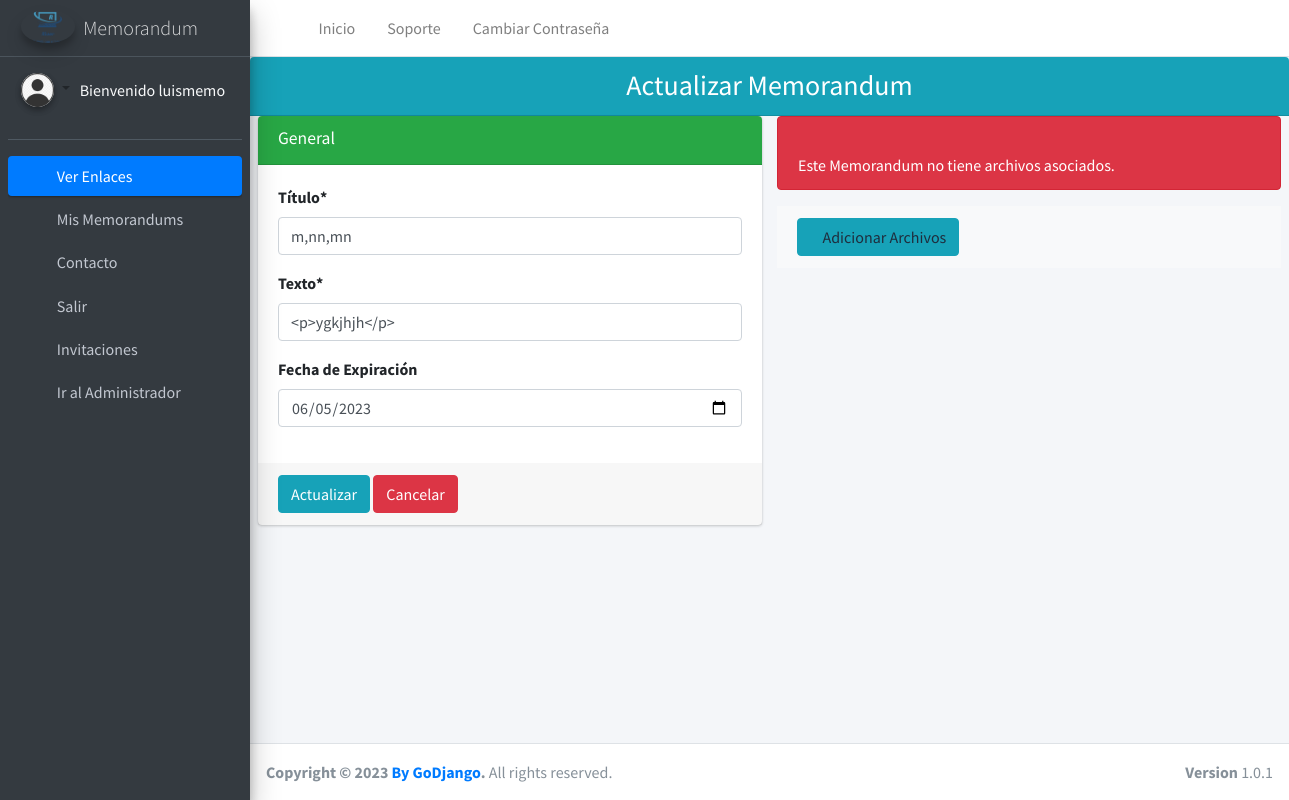
Page /memos/update_memo/43 (signed in) on the earlier database version.
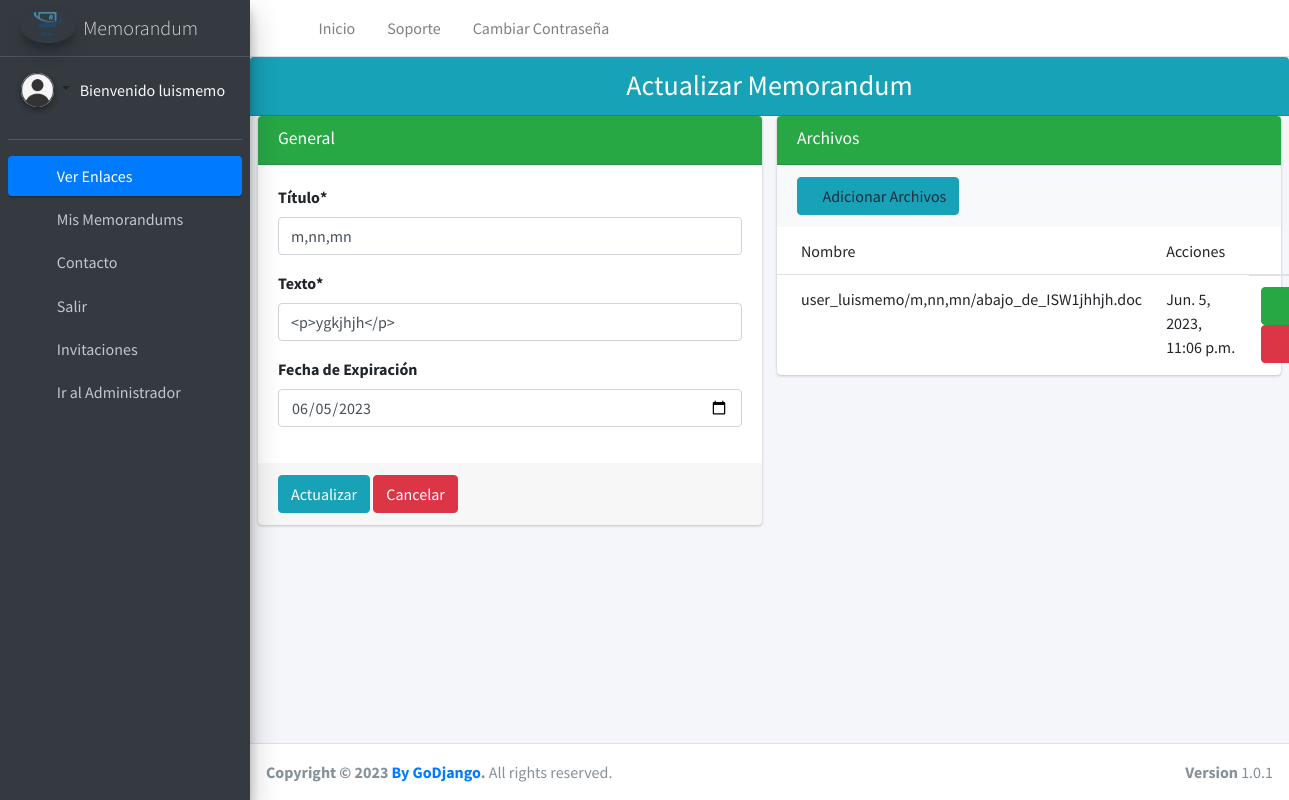
Same page on the later database version.
### memorandum/models.py (models this page shows)
class Archivos(models.Model):
    created_at=models.DateTimeField(auto_now_add=True,null=True)
    archivos=models.FileField(upload_to=user_directory_path, null=True, blank=True)
    user=models.ForeignKey(User, on_delete=models.CASCADE, null=True)
    memo=models.CharField(verbose_name='Nombre del Memorandum',max_length=200, null=True)

### memorandum/views.py (the view)
# urls.py: path('update_memo/<int:pk>',UpdateMemo.as_view(),name="update_memorandums"),
class UpdateMemo(LoginRequiredMixin,PermissionRequiredMixin,UpdateView):
    model = Menorandum
    form_class = ModificarMemorandumForm
    template_name = "memo/update_memo.html"
    success_url = reverse_lazy('list_memorandums')
    context_object_name='menorandum'
    permission_required = 'memorandum.change_menorandum'
    def get_context_data(self,**kwargs):
        context=super().get_context_data(**kwargs)
        context['empresa']=Empresa.objects.first()
        m=Menorandum.objects.filter(id=self.object.id).values('nombre')
        a=m[0]['nombre']
        context['archivos']=Archivos.objects.filter(memo=a)
        return context

### memorandum/forms.py
class ModificarMemorandumForm(ModelForm):
    class Meta:
        model=Menorandum
        fields = ['nombre','texto','date_expiring']
        exclude = ['email','archivos','slug','user','created_at']
        widgets = {
            'date_expiring': DateInput(attrs={'required':False},format='%Y-%m-%d'),
            'texto': CKEditorWidget(),
        }

### memorandum/context.py (called while the page is built)
def cant_inv(request):
    if request.user.is_authenticated:
       inv=Invitacion.objects.filter(destinatarios__in=Destinatarios.objects.filter(destinatario=request.user)).count()
    else:
        inv="Debes hacer Login"
    return {'c_invitacion':inv}

### memorandum/templates/memo/update_memo.html (shortened to what this page needs)
{% extends 'CRUD/create.html' %}
{% load static %}
{% load crispy_forms_tags %}
{% load crispy_forms_field %}
{% block body %}
<div class="content-wrapper">
    <div class="card-header bg-info text-white">
        {% block titulo %}
            <h3 style="margin:auto; text-align: center;" class="container-fluid">Actualizar Memorandum</h3>
        {% endblock %}
    </div>
    <section class="content">
        <div class="row">
          <div class="col-md-6">
            <div class="card card-success">
              <div class="card-header">
                <h3 class="card-title">General</h3>
                <div class="card-tools">
                  <button type="button" class="btn btn-tool" data-card-widget="collapse" data-toggle="tooltip" title="Collapse">
                </div>
              </div>
              <form style="for form-control form-row" enctype="multipart/form-data" method="post" >
                  <div class="card-body">
                      {% block forms %}
                      {{ form|crispy|safe }}
                      {% endblock %}
                  </div>
                  {%block upd%}
                      <div class="card-footer">
                          <input type="submit" class="btn btn-info" value="Actualizar">
                          <a href="{% url 'list_memorandums' %}" class="btn btn-danger" >Cancelar</a>
                      </div>
                  {%endblock%}
              </form>
            </div>
          </div>
          <div class="col-md-6">
            {% if archivos %}
            <div class="card card-success">
              <div class="card-header">
                <h3 class="card-title">Archivos</h3>
                <div class="card-tools">
                  <button type="button" class="btn btn-tool" data-card-widget="collapse" data-toggle="tooltip" title="Collapse">
                </div>
              </div>
              <div class="card-footer bg-light">
                {% if perms.memorandum.add_archivos %}
                <a href="{% url 'add_archivos' menorandum.id %}" title="Adicionar" class="btn btn-info"><i class='fas fa-plus'></i>Adicionar Archivos</a>
                {% endif %}
              </div>
             <div class="card-body p-0">
                <table class="table">
                    <thead>
                      <tr>
                    <td>Nombre</td>
                    <td>Acciones</td>
                        <th></th>
                      </tr>
                    </thead>
                    <tbody>
                      <tr>
                        {% for m in archivos %}
                        <tr>
                            <td>{{ m.archivos }}</td>
                            <td>{{ m.created_at }}</td>
                            <td>
                                <a href="{% url 'update_archivo' m.id %}" title="Actualizar" class="btn  btn-success"><i class='fas fa-edit'></i></a>
                                <a href="{% url 'delete_archivo' m.id %}" id="eliminar" title="Eliminar" class="btn btn-danger"><i class='fas fa-trash-alt'></i></a>
                            </td>
                        </tr>
                    {% endfor %}
                    </tbody>
                </table>
              </div>
            </div>
            {% else %}
            <div class="alert alert-danger">
                <br>
                Este Memorandum no tiene archivos asociados.
                <br>
            </div>
            <div class="card-footer bg-light">
              {% if perms.memorandum.add_archivos %}
              <a href="{% url 'add_archivos' menorandum.id %}" title="Adicionar" class="btn btn-info"><i class='fas fa-plus'></i>Adicionar Archivos</a>
              {% endif %}
            </div>
            {% endif %}
          </div>
        </div>
    </section>
</div>
{% endblock %}

Differences in the rows shown:
added Archivos: archivos "user_luismemo/m,nn,mn/abajo_de_ISW1jhhjh.doc", created_at "Jun. 5, 2023, 11:06 p.m."
Other differences:
text no longer shown: "Este Memorandum no tiene archivos asociados."
text now shown: "Archivos Nombre Acciones"
